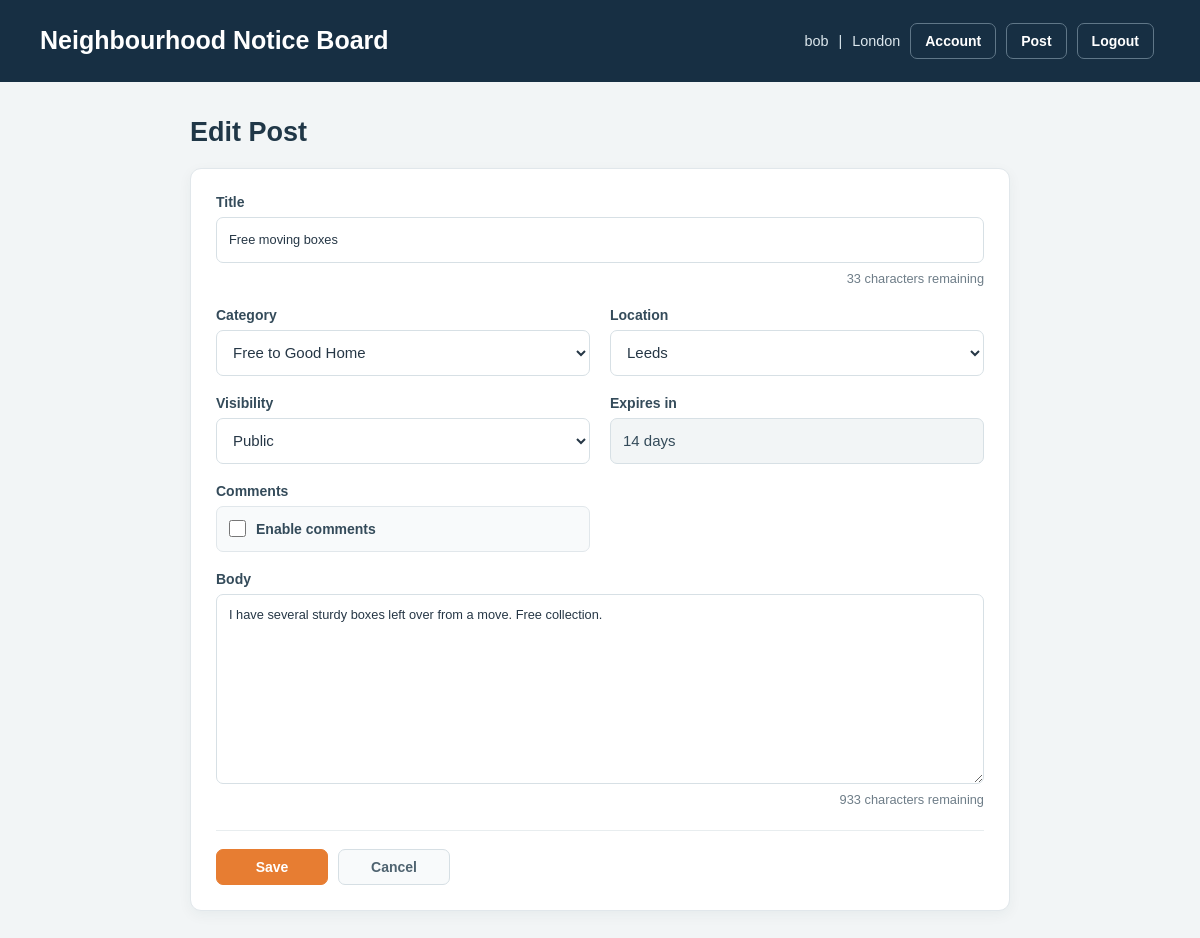
Page /post/12/edit (signed in) on the earlier database version.
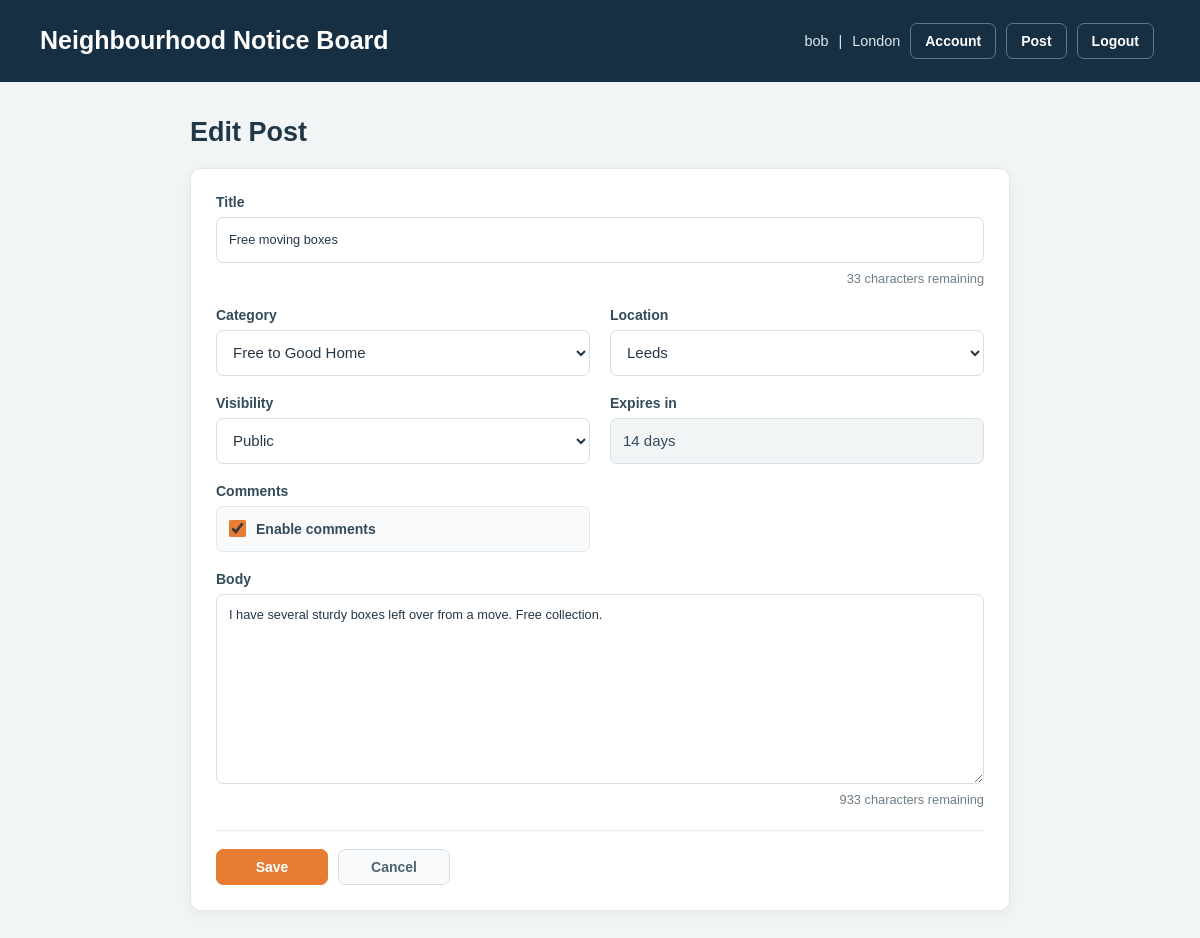
Same page on the later database version.
### models/models.py (models this page shows)
class Post(db.Model):
    id = db.Column(db.Integer, primary_key=True)
    title = db.Column(
        db.String(200),
        nullable=False
    )
    body = db.Column(
        db.Text,
        nullable=False
    )
    category = db.Column(
        db.String(50),
        nullable=False
    )
    location = db.Column(
        db.String(120),
        nullable=False,
        default="Unknown"
    )
    visibility = db.Column(
        db.String(20),
        nullable=False,
        default="public"
    )
    comments_enabled = db.Column(
        db.Boolean,
        nullable=False,
        default=False
    )
    expires_in_days = db.Column(
        db.Integer,
        nullable=False,
        default=7,
        server_default="7"
    )
    created_at = db.Column(
        db.DateTime,
        default=datetime.utcnow
    )
    author_id = db.Column(
        db.Integer,
        db.ForeignKey("user.id"),
        nullable=False
    )
    picks = db.relationship(
        "PostPick",
        backref="post",
        lazy=True,
        cascade="all, delete-orphan"
    )
    comments = db.relationship(
        "Comment",
        backref="post",
        lazy=True,
        cascade="all, delete-orphan"
    )

### routes/posts.py (the view, shortened to what this page needs)
@app.route("/post/<int:post_id>/edit", methods=["GET", "POST"])
@login_required
def edit_post(post_id):
    post = Post.query.get_or_404(post_id)
    locations = load_location_choices()
    error = None
    if post.author_id != current_user.id:
        abort(403)
    return render_template(
        "post_form.html",
        post=post,
        locations=locations,
        current_user=current_user,
        is_edit=True,
        expiry_choices=config.POST_EXPIRY_CHOICES,
        error=error
    )

### app.py (called while the page is built, shortened)
@app.before_request
def ensure_post_expiry_schema():
    global _post_expiry_schema_checked
    if _post_expiry_schema_checked:
        return

@login_manager.user_loader
def load_user(user_id):
    return User.query.get(int(user_id))

### templates/post_form.html (shortened to what this page needs)
{% extends "base.html" %}
{% block page_styles %}
    <link rel="stylesheet" href="{{ url_for('static', filename='css/public.css') }}">
    <link rel="stylesheet" href="{{ url_for('static', filename='css/post-form.css') }}">
{% endblock %}
{% block body_class %}public-page post-form-page{% endblock %}
{% block content %}
<main class="post-form-shell">
    <header class="form-page-heading">
        <h2>{% if post %}Edit Post{% else %}Create New Post{% endif %}</h2>
    </header>
    <form method="post" class="post-editor">
        <div class="form-field form-field--wide">
            <label for="title">Title</label>
            <input id="title" type="text" name="title" value="{{ post.title if post else '' }}" maxlength="50" data-character-limit data-character-count="post-title-count" aria-describedby="post-title-count" required>
            <small id="post-title-count" class="character-count">50 characters remaining</small>
        </div>
        <div class="form-field">
            <label for="category">Category</label>
            <select id="category" name="category">
                <option value="Free to Good Home" {% if post and post.category == 'Free to Good Home' %}selected{% endif %}>Free to Good Home</option>
            </select>
        </div>
        <div class="form-field">
            <label for="location">Location</label>
            <select id="location" name="location" required>
                {% for loc in locations %}
                    <option value="{{ loc }}"
                        {% if post and post.location == loc %}selected
                        {% elif not post and loc == current_user.default_location %}selected
                        {% endif %}>
                        {{ loc }}
                    </option>
                {% endfor %}
            </select>
        </div>
        <div class="form-field">
            <label for="visibility">Visibility</label>
            <select id="visibility" name="visibility">
                <option value="public" {% if post and post.visibility == 'public' %}selected{% endif %}>Public</option>
            </select>
        </div>
        <div class="form-field">
            <label for="expires_in_days">Expires in</label>
            {% if is_edit %}
                <div class="form-display-value">{{ post.expires_in_days }} days</div>
            {% else %}
                <select id="expires_in_days" name="expires_in_days">
                    {% for days in expiry_choices %}
                        <option value="{{ days }}" {% if selected_expiry_days == days %}selected{% endif %}>{{ days }} days</option>
                    {% endfor %}
                </select>
            {% endif %}
        </div>
        <div class="form-field">
            <span class="form-field-label">Comments</span>
            <div class="form-checkbox">
                <input
                    id="comments_enabled"
                    type="checkbox"
                    name="comments_enabled"
                    value="1"
                    {% if post and post.comments_enabled %}checked{% endif %}
                >
                <label for="comments_enabled">Enable comments</label>
            </div>
        </div>
        <div class="form-field form-field--wide">
            <label for="body">Body</label>
            <textarea id="body" name="body" maxlength="1000" data-character-limit data-character-count="post-body-count" aria-describedby="post-body-count" required>{{ post.body if post else '' }}</textarea>
            <small id="post-body-count" class="character-count">1000 characters remaining</small>
        </div>
        <div class="form-actions">
            <button type="submit" class="post-button primary-action">Save</button>
            <a href="{{ url_for('home') }}" class="post-button cancel-action">Cancel</a>
        </div>
    </form>
</main>
{% endblock %}

Differences in the rows shown:
changed Post "Free moving boxes": comments_enabled "☐" → "☑"
